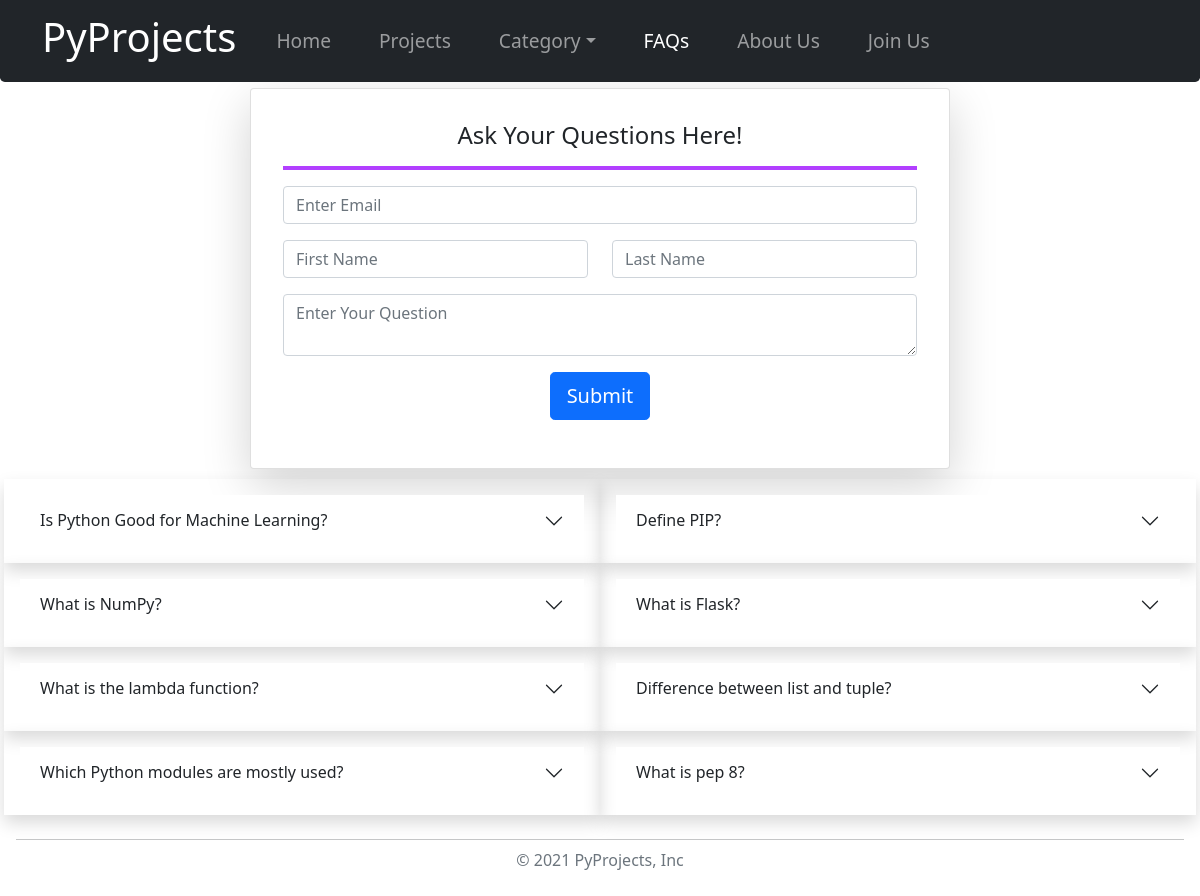
The app's page /Website/FAQs.php with its own data.
### tables this page shows
CREATE TABLE `faqs` (
  `email` varchar(255) NOT NULL,
  `Q_id` int(2) NOT NULL,
  `Question` varchar(1000) NOT NULL,
  `Answer` varchar(1000) NOT NULL
);

### Website/FAQs.php (the view, shortened to what this page needs)
<!doctype html>
<html lang="en">
<head>
    <link rel="stylesheet" href="./css/style.css">
    <link href="https://cdn.jsdelivr.net/npm/bootstrap@5.1.1/dist/css/bootstrap.min.css" rel="stylesheet">
</head>
<body>
    <?php
    include("header.php");
    ?>
    <form action="<?php echo htmlentities($_SERVER['PHP_SELF']); ?>" method="POST" class="justify-item-center text-center" style="margin-top: 5.5rem;">
        <div class="card shadow-lg p-3" style="max-width: 700px;">
            <div class="card-body">
                <h4 class="mb-3">Ask Your Questions Here!</h4>
                <hr class="hr-bold-purple">
                <div class="mb-3">
                    <input type="email" name="email" class="form-control" id="exampleFormControlInput1" placeholder="Enter Email">
                </div>
                <div class="row">
                    <div class="mb-3 col-md-6 col-sm-12">
                        <input type="fname" name="fname" class="form-control" id="exampleFormControlInput1" placeholder="First Name">
                    </div>
                    <div class="mb-3 col-md-6 col-sm-12">
                        <input type="lname" name="lname" class="form-control" id="exampleFormControlInput1" placeholder="Last Name">
                    </div>
                </div>
                <div class="mb-3">
                    <textarea class="form-control" name="question" id="exampleFormControlTextarea1" rows="2" placeholder="Enter Your Question"></textarea>
                </div>
                <div class="mb-3">
                    <button type="submit" name="submit" class="btn btn-primary btn-lg">Submit</button>
                </div>
            </div>
        </div>
    </form>
    <?php
    $servername = "localhost";
    $username = "root";
    $password = "";
    $database = "pyproject";
    $conn = mysqli_connect($servername, $username, $password, $database);
    if (!$conn) {
        die("Sorry::" . mysqli_connect_error());
    } else {
        $sql = "SELECT * FROM `faqs`";
        $result = mysqli_query($conn, $sql);
        $num = mysqli_num_rows($result);
        if ($num > 0) {
    ?>
            <div class="row">
                <div class="accordion accordion-flush shadow p-3 col-md-6 col-sm-12" id="accordionFlushExample">
                    <div class="accordion-item">
                        <h2 class="accordion-header" id="flush-headingOne">
                            <button class="accordion-button collapsed" type="button" data-bs-toggle="collapse" data-bs-target="#flush-collapseOne" aria-expanded="false" aria-controls="flush-collapseOne">
                                <?php echo $que['Question']; ?>
                            </button>
                        </h2>
                    </div>
                </div>
                <?php $que = mysqli_fetch_assoc($result); ?>
                <div class="accordion accordion-flush shadow p-3 col-md-6 col-sm-12" id="accordionFlushExample">
                    <div class="accordion-item">
                        <h2 class="accordion-header" id="flush-headingTwo">
                            <button class="accordion-button collapsed" type="button" data-bs-toggle="collapse" data-bs-target="#flush-collapseTwo" aria-expanded="false" aria-controls="flush-collapseTwo">
                                <?php echo $que['Question']; ?>
                            </button>
                        </h2>
                    </div>
                </div>
                <?php $que = mysqli_fetch_assoc($result); ?>
                <div class="accordion accordion-flush shadow p-3 col-md-6 col-sm-12" id="accordionFlushExample">
                    <div class="accordion-item">
                        <h2 class="accordion-header" id="flush-headingOne">
                            <button class="accordion-button collapsed" type="button" data-bs-toggle="collapse" data-bs-target="#flush-collapseThree" aria-expanded="false" aria-controls="flush-collapseThree">
                                <?php echo $que['Question']; ?>
                            </button>
                        </h2>
                    </div>
                </div>
                <?php $que = mysqli_fetch_assoc($result); ?>
                <div class="accordion accordion-flush shadow p-3 col-md-6 col-sm-12" id="accordionFlushExample">
                    <div class="accordion-item">
                        <h2 class="accordion-header" id="flush-headingTwo">
                            <button class="accordion-button collapsed" type="button" data-bs-toggle="collapse" data-bs-target="#flush-collapseFour" aria-expanded="false" aria-controls="flush-collapseFour">
                                <?php echo $que['Question']; ?>
                            </button>
                        </h2>
                    </div>
                </div>
                <?php $que = mysqli_fetch_assoc($result); ?>
                <div class="accordion accordion-flush shadow p-3 col-md-6 col-sm-12" id="accordionFlushExample">
                    <div class="accordion-item">
                        <h2 class="accordion-header" id="flush-headingOne">
                            <button class="accordion-button collapsed" type="button" data-bs-toggle="collapse" data-bs-target="#flush-collapseFive" aria-expanded="false" aria-controls="flush-collapseFive">
                                <?php echo $que['Question']; ?>
                            </button>
                        </h2>
                    </div>
                </div>
                <?php $que = mysqli_fetch_assoc($result); ?>
                <div class="accordion accordion-flush shadow p-3 col-md-6 col-sm-12" id="accordionFlushExample">
                    <div class="accordion-item">
                        <h2 class="accordion-header" id="flush-headingTwo">
                            <button class="accordion-button collapsed" type="button" data-bs-toggle="collapse" data-bs-target="#flush-collapseSix" aria-expanded="false" aria-controls="flush-collapseSix">
                                <?php echo $que['Question']; ?>
                            </button>
                        </h2>
                    </div>
                </div>
                <?php $que = mysqli_fetch_assoc($result); ?>
                <div class="accordion accordion-flush shadow p-3 col-md-6 col-sm-12" id="accordionFlushExample">
                    <div class="accordion-item">
                        <h2 class="accordion-header" id="flush-headingOne">
                            <button class="accordion-button collapsed" type="button" data-bs-toggle="collapse" data-bs-target="#flush-collapseSeven" aria-expanded="false" aria-controls="flush-collapseSeven">
                                <?php echo $que['Question']; ?>
                            </button>
                        </h2>
                    </div>
                </div>
                <?php $que = mysqli_fetch_assoc($result); ?>
                <div class="accordion accordion-flush shadow p-3 col-md-6 col-sm-12" id="accordionFlushExample">
                    <div class="accordion-item">
                        <h2 class="accordion-header" id="flush-headingTwo">
                            <button class="accordion-button collapsed" type="button" data-bs-toggle="collapse" data-bs-target="#flush-collapseEight" aria-expanded="false" aria-controls="flush-collapseEight">
                                <?php echo $que['Question']; ?>
                            </button>
                        </h2>
                    </div>
                </div>
            </div>
    <?php
        }
    }
    ?>
    <footer class="my-4">
        <hr class="dropdown-divider">
        <p class="text-center text-muted">© 2021 PyProjects, Inc</p>
    </footer>
</body>
</html>

### Website/css/style.css (style rules this page uses)
body { padding-left: 1rem; padding-right: 1rem; }
.card { margin: 0 auto; float: none; margin-bottom: 10px; }
.hr-bold-purple { opacity: 0.75; text-decoration: none; border: 2px solid rgb(153, 0, 255); }
.row { align-items: center; }

### records on screen
faqs: Question "Is Python Good for Machine Learning?"
faqs: Question "Define PIP?"
faqs: Question "What is NumPy?"
faqs: Question "What is Flask?"
faqs: Question "What is the lambda function?"
faqs: Question "Difference between list and tuple?"
faqs: Question "Which Python modules are mostly used?"
faqs: Question "What is pep 8?"
